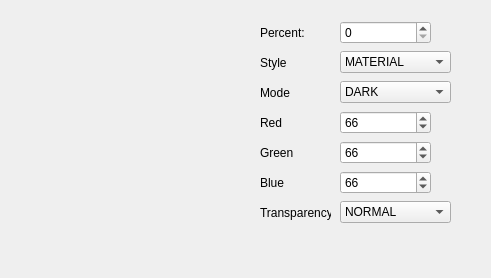
<?xml version="1.0" encoding="UTF-8"?>
<ui version="4.0">
 <class>C_OgeWiPieChart</class>
 <widget class="QWidget" name="C_OgeWiPieChart">
  <property name="geometry">
   <rect>
    <x>0</x>
    <y>0</y>
    <width>491</width>
    <height>278</height>
   </rect>
  </property>
  <property name="windowTitle">
   <string>Form</string>
  </property>
  <property name="autoFillBackground">
   <bool>false</bool>
  </property>
  <layout class="QVBoxLayout" name="verticalLayout">
   <item>
    <layout class="QHBoxLayout" name="horizontalLayout">
     <item>
      <spacer name="horizontalSpacer">
       <property name="orientation">
        <enum>Qt::Horizontal</enum>
       </property>
       <property name="sizeHint" stdset="0">
        <size>
         <width>40</width>
         <height>20</height>
        </size>
       </property>
      </spacer>
     </item>
     <item>
      <widget class="QWidget" name="widget" native="true">
       <property name="minimumSize">
        <size>
         <width>250</width>
         <height>0</height>
        </size>
       </property>
       <widget class="QComboBox" name="pc_comboBox_2">
        <property name="geometry">
         <rect>
          <x>110</x>
          <y>70</y>
          <width>111</width>
          <height>22</height>
         </rect>
        </property>
        <item>
         <property name="text">
          <string>DARK</string>
         </property>
        </item>
        <item>
         <property name="text">
          <string>BRIGHT</string>
         </property>
        </item>
       </widget>
       <widget class="QSpinBox" name="pc_SpinBox">
        <property name="geometry">
         <rect>
          <x>110</x>
          <y>10</y>
          <width>91</width>
          <height>23</height>
         </rect>
        </property>
        <property name="maximum">
         <number>100</number>
        </property>
       </widget>
       <widget class="QLabel" name="label_5">
        <property name="geometry">
         <rect>
          <x>30</x>
          <y>70</y>
          <width>51</width>
          <height>23</height>
         </rect>
        </property>
        <property name="text">
         <string>Mode</string>
        </property>
       </widget>
       <widget class="QComboBox" name="pc_comboBox">
        <property name="geometry">
         <rect>
          <x>110</x>
          <y>40</y>
          <width>111</width>
          <height>22</height>
         </rect>
        </property>
        <item>
         <property name="text">
          <string>MATERIAL</string>
         </property>
        </item>
        <item>
         <property name="text">
          <string>FLAT</string>
         </property>
        </item>
        <item>
         <property name="text">
          <string>SKEUOMORPH</string>
         </property>
        </item>
        <item>
         <property name="text">
          <string>GRADATION</string>
         </property>
        </item>
       </widget>
       <widget class="QLabel" name="label_4">
        <property name="geometry">
         <rect>
          <x>30</x>
          <y>40</y>
          <width>51</width>
          <height>23</height>
         </rect>
        </property>
        <property name="text">
         <string>Style</string>
        </property>
       </widget>
       <widget class="QLabel" name="label_3">
        <property name="geometry">
         <rect>
          <x>30</x>
          <y>10</y>
          <width>51</width>
          <height>23</height>
         </rect>
        </property>
        <property name="text">
         <string>Percent:</string>
        </property>
       </widget>
       <widget class="QSpinBox" name="pc_SpinBox_2">
        <property name="geometry">
         <rect>
          <x>110</x>
          <y>100</y>
          <width>91</width>
          <height>23</height>
         </rect>
        </property>
        <property name="maximum">
         <number>255</number>
        </property>
        <property name="value">
         <number>66</number>
        </property>
       </widget>
       <widget class="QSpinBox" name="pc_SpinBox_3">
        <property name="geometry">
         <rect>
          <x>110</x>
          <y>130</y>
          <width>91</width>
          <height>23</height>
         </rect>
        </property>
        <property name="maximum">
         <number>255</number>
        </property>
        <property name="value">
         <number>66</number>
        </property>
       </widget>
       <widget class="QSpinBox" name="pc_SpinBox_4">
        <property name="geometry">
         <rect>
          <x>110</x>
          <y>160</y>
          <width>91</width>
          <height>23</height>
         </rect>
        </property>
        <property name="maximum">
         <number>255</number>
        </property>
        <property name="value">
         <number>66</number>
        </property>
       </widget>
       <widget class="QLabel" name="label_6">
        <property name="geometry">
         <rect>
          <x>30</x>
          <y>100</y>
          <width>51</width>
          <height>23</height>
         </rect>
        </property>
        <property name="text">
         <string>Red</string>
        </property>
       </widget>
       <widget class="QLabel" name="label_7">
        <property name="geometry">
         <rect>
          <x>30</x>
          <y>130</y>
          <width>51</width>
          <height>23</height>
         </rect>
        </property>
        <property name="text">
         <string>Green</string>
        </property>
       </widget>
       <widget class="QLabel" name="label_8">
        <property name="geometry">
         <rect>
          <x>30</x>
          <y>160</y>
          <width>51</width>
          <height>23</height>
         </rect>
        </property>
        <property name="text">
         <string>Blue</string>
        </property>
       </widget>
       <widget class="QLabel" name="label_9">
        <property name="geometry">
         <rect>
          <x>30</x>
          <y>190</y>
          <width>71</width>
          <height>23</height>
         </rect>
        </property>
        <property name="text">
         <string>Transparency</string>
        </property>
       </widget>
       <widget class="QComboBox" name="pc_comboBox_3">
        <property name="geometry">
         <rect>
          <x>110</x>
          <y>190</y>
          <width>111</width>
          <height>22</height>
         </rect>
        </property>
        <item>
         <property name="text">
          <string>NORMAL</string>
         </property>
        </item>
        <item>
         <property name="text">
          <string>TRANSPARENT</string>
         </property>
        </item>
       </widget>
      </widget>
     </item>
    </layout>
   </item>
  </layout>
 </widget>
 <resources/>
 <connections/>
</ui>
